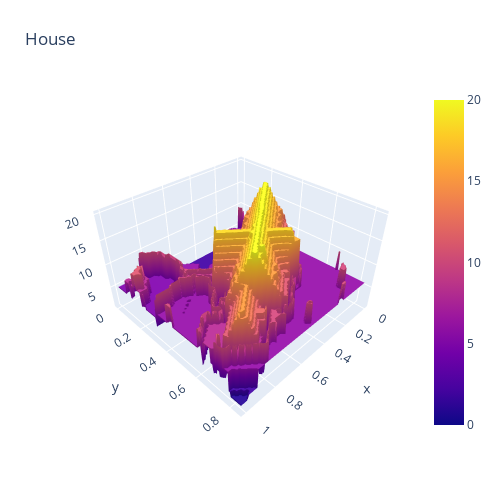

Write notebook code for a chart like this one.
### Markdown cell above
### 3D PLOT

### Code cell
zthree = img_dms_raster[0]
sh_0, sh_1 = zthree.shape
x, y = np.linspace(0, 1, sh_0), np.linspace(0, 1, sh_1)
fig = go.Figure(data=[go.Surface(z=zthree, x=x, y=y)])
fig.update_layout(title='House', autosize=False,
                  width=500, height=500,
                  margin=dict(l=65, r=50, b=65, t=90), scene = {"aspectratio": {"x": 1, "y": 1, "z": 0.6}})
fig.show()

### Figure 1 — Plotly figure (JSON) as saved in the notebook; plotly's stock layout.template omitted (floating-point values rounded to 4 significant figures; data arrays with more than 128 entries replaced by an {"elided": "..."} marker saying what was removed)
{"data": [{"type": "surface", "x": {"elided": "250 float values"}, "y": {"elided": "300 float values"}, "z": {"elided": "250x300 int values"}}], "layout": {"autosize": false, "height": 500, "margin": {"b": 65, "l": 65, "r": 50, "t": 90}, "scene": {"aspectratio": {"x": 1, "y": 1, "z": 0.6}}, "title": {"text": "House"}, "width": 500}}
